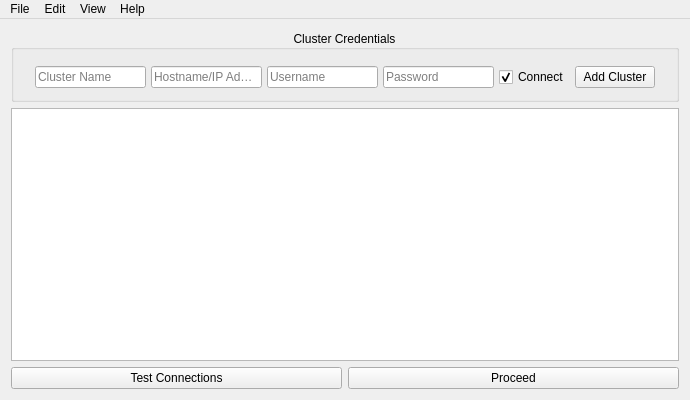
<?xml version="1.0" encoding="UTF-8"?>
<ui version="4.0">
 <class>ClusterManagement</class>
 <widget class="QMainWindow" name="ClusterManagement">
  <property name="geometry">
   <rect>
    <x>0</x>
    <y>0</y>
    <width>690</width>
    <height>400</height>
   </rect>
  </property>
  <property name="windowTitle">
   <string>CMClusters - Cluster Management</string>
  </property>
  <property name="styleSheet">
   <string notr="true"/>
  </property>
  <widget class="QWidget" name="centralWidget">
   <layout class="QVBoxLayout" name="verticalLayout_2">
    <item>
     <widget class="QGroupBox" name="groupBoxCreds">
      <property name="title">
       <string>Cluster Credentials</string>
      </property>
      <property name="alignment">
       <set>Qt::AlignCenter</set>
      </property>
      <layout class="QVBoxLayout" name="verticalLayout">
       <item>
        <layout class="QHBoxLayout" name="horizontalLayout">
         <property name="spacing">
          <number>5</number>
         </property>
         <property name="leftMargin">
          <number>10</number>
         </property>
         <property name="topMargin">
          <number>5</number>
         </property>
         <property name="rightMargin">
          <number>10</number>
         </property>
         <item>
          <widget class="QLineEdit" name="lineEditClusterName">
           <property name="toolTip">
            <string>If no cluster name is specified the Hostname/IP Address will be used by default, otherwise please enter your chosen name for this cluster here</string>
           </property>
           <property name="placeholderText">
            <string>Cluster Name</string>
           </property>
          </widget>
         </item>
         <item>
          <widget class="QLineEdit" name="lineEditHostname">
           <property name="toolTip">
            <string>Enter the Hostname/IP Address of the cluster you wish to add here</string>
           </property>
           <property name="placeholderText">
            <string>Hostname/IP Address</string>
           </property>
          </widget>
         </item>
         <item>
          <widget class="QLineEdit" name="lineEditUsername">
           <property name="toolTip">
            <string>&lt;html&gt;&lt;head/&gt;&lt;body&gt;&lt;p&gt;Enter the username for the database connection you wish to add here, please note this user MUST be an Application User with the Super User and AXL User roles assigned, and not an Enduser&lt;/p&gt;&lt;/body&gt;&lt;/html&gt;</string>
           </property>
           <property name="placeholderText">
            <string>Username</string>
           </property>
          </widget>
         </item>
         <item>
          <widget class="QLineEdit" name="lineEditPassword">
           <property name="toolTip">
            <string>&lt;html&gt;&lt;head/&gt;&lt;body&gt;&lt;p&gt;Enter the password for the Application User you wish to use for a database connection here&lt;/p&gt;&lt;/body&gt;&lt;/html&gt;</string>
           </property>
           <property name="echoMode">
            <enum>QLineEdit::Password</enum>
           </property>
           <property name="placeholderText">
            <string>Password</string>
           </property>
          </widget>
         </item>
         <item>
          <widget class="QCheckBox" name="checkBoxConnect">
           <property name="toolTip">
            <string>&lt;html&gt;&lt;head/&gt;&lt;body&gt;&lt;p&gt;Leave this box checked if you would like to verify a database connection upon adding this cluster (A logview needs to be opened to see results View-&amp;gt;Logs); The added cluster will be checked if a connection was successfully establshed.&lt;/p&gt;&lt;/body&gt;&lt;/html&gt;</string>
           </property>
           <property name="text">
            <string>Connect</string>
           </property>
           <property name="checked">
            <bool>true</bool>
           </property>
           <property name="tristate">
            <bool>false</bool>
           </property>
          </widget>
         </item>
         <item>
          <widget class="QPushButton" name="BtnAddClusters">
           <property name="text">
            <string>Add Cluster</string>
           </property>
          </widget>
         </item>
        </layout>
       </item>
      </layout>
     </widget>
    </item>
    <item>
     <widget class="QListWidget" name="listClusters">
      <property name="alternatingRowColors">
       <bool>false</bool>
      </property>
      <property name="selectionMode">
       <enum>QAbstractItemView::MultiSelection</enum>
      </property>
     </widget>
    </item>
    <item>
     <layout class="QHBoxLayout" name="horizontalLayout_2">
      <item>
       <widget class="QPushButton" name="btnTestConnections">
        <property name="text">
         <string>Test Connections</string>
        </property>
       </widget>
      </item>
      <item>
       <widget class="QPushButton" name="btnNext">
        <property name="text">
         <string>Proceed</string>
        </property>
       </widget>
      </item>
     </layout>
    </item>
   </layout>
  </widget>
  <widget class="QMenuBar" name="menuBar">
   <property name="geometry">
    <rect>
     <x>0</x>
     <y>0</y>
     <width>690</width>
     <height>21</height>
    </rect>
   </property>
   <property name="autoFillBackground">
    <bool>false</bool>
   </property>
   <widget class="QMenu" name="menuFile">
    <property name="title">
     <string>File</string>
    </property>
    <addaction name="actionLoad_Configuration"/>
    <addaction name="actionSave_Configuration"/>
    <addaction name="separator"/>
    <addaction name="actionTest_Connections"/>
    <addaction name="separator"/>
    <addaction name="actionExit"/>
   </widget>
   <widget class="QMenu" name="menuEdit">
    <property name="title">
     <string>Edit</string>
    </property>
    <addaction name="actionAdd_Cluster"/>
    <addaction name="actionRemove_Clusters"/>
    <addaction name="separator"/>
    <addaction name="actionColors"/>
   </widget>
   <widget class="QMenu" name="menuView">
    <property name="title">
     <string>View</string>
    </property>
    <widget class="QMenu" name="menuClusters">
     <property name="title">
      <string>Clusters</string>
     </property>
     <addaction name="actionAs_Tree"/>
     <addaction name="actionAs_Tab"/>
    </widget>
    <addaction name="menuClusters"/>
    <addaction name="actionClusters_Details"/>
    <addaction name="separator"/>
    <addaction name="actionLogs"/>
   </widget>
   <widget class="QMenu" name="menuHelp">
    <property name="title">
     <string>Help</string>
    </property>
    <addaction name="actionView_Help"/>
    <addaction name="separator"/>
    <addaction name="actionFeedback"/>
    <addaction name="actionView_Site"/>
    <addaction name="actionRegister_Product"/>
    <addaction name="actionTechnical_Support"/>
    <addaction name="separator"/>
    <addaction name="actionAbout_CMClusters"/>
   </widget>
   <addaction name="menuFile"/>
   <addaction name="menuEdit"/>
   <addaction name="menuView"/>
   <addaction name="menuHelp"/>
  </widget>
  <action name="actionLoad_Configuration">
   <property name="text">
    <string>Load Configuration (CTRL+L)</string>
   </property>
  </action>
  <action name="actionSave_Configuration">
   <property name="text">
    <string>Save Configuration (CTRL+S)</string>
   </property>
  </action>
  <action name="actionTest_Connections">
   <property name="text">
    <string>Test Connection(s)</string>
   </property>
  </action>
  <action name="actionExit">
   <property name="text">
    <string>Exit</string>
   </property>
  </action>
  <action name="actionAdd_Cluster">
   <property name="text">
    <string>Add Cluster (CTRL+A)</string>
   </property>
  </action>
  <action name="actionRemove_Clusters">
   <property name="text">
    <string>Remove Cluster(s) (CTRL+DEL)</string>
   </property>
  </action>
  <action name="actionColors">
   <property name="text">
    <string>Colors (CTRL+C)</string>
   </property>
  </action>
  <action name="actionAs_Tree">
   <property name="text">
    <string>As Tree...</string>
   </property>
  </action>
  <action name="actionAs_Tab">
   <property name="text">
    <string>As Tab(s)...</string>
   </property>
  </action>
  <action name="actionLogs">
   <property name="checkable">
    <bool>true</bool>
   </property>
   <property name="text">
    <string>Logs...</string>
   </property>
   <property name="toolTip">
    <string>Select this if you would like to view logs</string>
   </property>
  </action>
  <action name="actionView_Help">
   <property name="text">
    <string>View Help (CTRL+SHIFT+F1)</string>
   </property>
  </action>
  <action name="actionFeedback">
   <property name="text">
    <string>Feedback</string>
   </property>
  </action>
  <action name="actionView_Site">
   <property name="text">
    <string>View Site</string>
   </property>
  </action>
  <action name="actionRegister_Product">
   <property name="text">
    <string>Register Product</string>
   </property>
  </action>
  <action name="actionTechnical_Support">
   <property name="text">
    <string>Technical Support</string>
   </property>
  </action>
  <action name="actionAbout_CMClusters">
   <property name="text">
    <string>About CMClusters (CTRL+F1)</string>
   </property>
  </action>
  <action name="actionClusters_Details">
   <property name="text">
    <string>Cluster(s) Details</string>
   </property>
  </action>
 </widget>
 <layoutdefault spacing="6" margin="11"/>
 <resources/>
 <connections/>
</ui>
